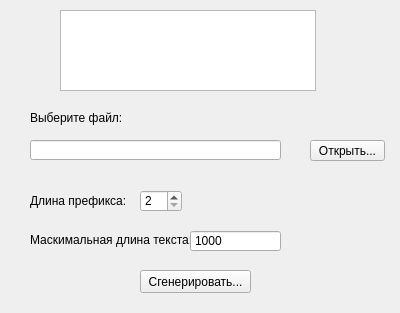
<?xml version="1.0" encoding="UTF-8"?>
<ui version="4.0">
 <class>MainWindow</class>
 <widget class="QWidget" name="MainWindow">
  <property name="geometry">
   <rect>
    <x>0</x>
    <y>0</y>
    <width>400</width>
    <height>313</height>
   </rect>
  </property>
  <property name="windowTitle">
   <string>Form</string>
  </property>
  <widget class="QGraphicsView" name="graphicsView">
   <property name="geometry">
    <rect>
     <x>60</x>
     <y>10</y>
     <width>256</width>
     <height>81</height>
    </rect>
   </property>
  </widget>
  <widget class="QLabel" name="pathLbl">
   <property name="geometry">
    <rect>
     <x>30</x>
     <y>110</y>
     <width>101</width>
     <height>16</height>
    </rect>
   </property>
   <property name="text">
    <string>Выберите файл:</string>
   </property>
  </widget>
  <widget class="QPushButton" name="openFileButton">
   <property name="geometry">
    <rect>
     <x>310</x>
     <y>140</y>
     <width>75</width>
     <height>21</height>
    </rect>
   </property>
   <property name="text">
    <string>Открыть...</string>
   </property>
  </widget>
  <widget class="QLabel" name="prefLenLbl">
   <property name="geometry">
    <rect>
     <x>30</x>
     <y>190</y>
     <width>101</width>
     <height>21</height>
    </rect>
   </property>
   <property name="text">
    <string>Длина префикса:</string>
   </property>
  </widget>
  <widget class="QLabel" name="textLenLbl">
   <property name="geometry">
    <rect>
     <x>30</x>
     <y>230</y>
     <width>161</width>
     <height>20</height>
    </rect>
   </property>
   <property name="text">
    <string>Маскимальная длина текста:</string>
   </property>
  </widget>
  <widget class="QSpinBox" name="prefLenSBox">
   <property name="geometry">
    <rect>
     <x>140</x>
     <y>190</y>
     <width>42</width>
     <height>22</height>
    </rect>
   </property>
   <property name="minimum">
    <number>2</number>
   </property>
   <property name="maximum">
    <number>10</number>
   </property>
  </widget>
  <widget class="QSpinBox" name="textLenSBox">
   <property name="geometry">
    <rect>
     <x>190</x>
     <y>230</y>
     <width>91</width>
     <height>22</height>
    </rect>
   </property>
   <property name="buttonSymbols">
    <enum>QAbstractSpinBox::NoButtons</enum>
   </property>
   <property name="minimum">
    <number>100</number>
   </property>
   <property name="maximum">
    <number>50000</number>
   </property>
   <property name="value">
    <number>1000</number>
   </property>
  </widget>
  <widget class="QPushButton" name="generateButton">
   <property name="geometry">
    <rect>
     <x>140</x>
     <y>270</y>
     <width>111</width>
     <height>23</height>
    </rect>
   </property>
   <property name="text">
    <string>Сгенерировать...</string>
   </property>
  </widget>
  <widget class="QLineEdit" name="filePathText">
   <property name="geometry">
    <rect>
     <x>30</x>
     <y>140</y>
     <width>251</width>
     <height>20</height>
    </rect>
   </property>
   <property name="readOnly">
    <bool>true</bool>
   </property>
  </widget>
 </widget>
 <resources/>
 <connections/>
</ui>
